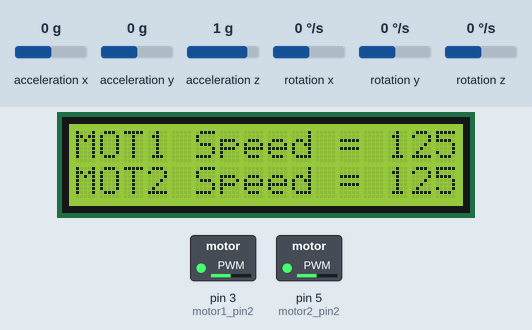
This sketch was run on a simulated Arduino Uno, built with avr-gcc and run on an emulated ATmega328P. On the bench: 16×2 character LCD, switched loads named in the sketch (green lamp = pin HIGH). Inputs (shaded band) come from the test bench; at power-on: acceleration x 0 g, acceleration y 0 g, acceleration z 1 g, rotation x 0 °/s, rotation y 0 °/s, rotation z 0 °/s. What the sketch prints to the serial monitor is not drawn.

Above: at 7.2 s.
7.3 s: acceleration x set to -1.4 g
At 8.0 s:
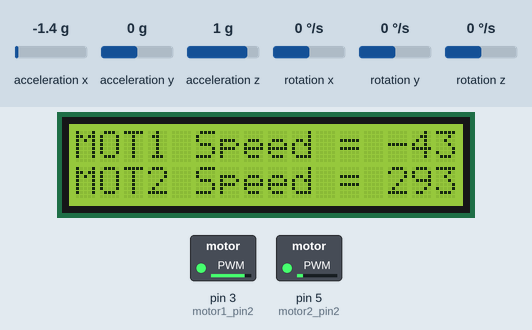
9.1 s: acceleration x set to -1.2 g
At 10.4 s:
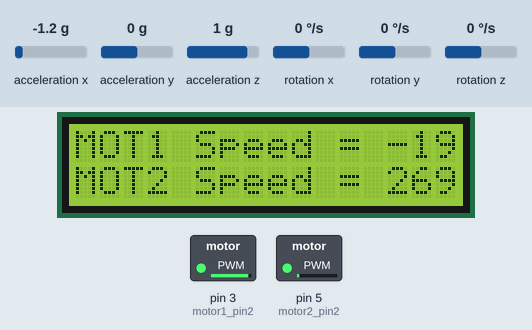
10.9 s: acceleration x set to -0.9 g
At 11.6 s:
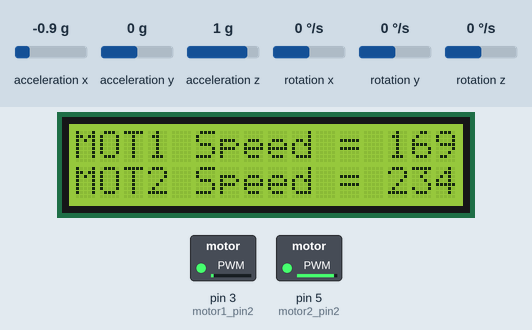
Timing chart, 0 to 13.9 s (numbered marks = the images above; inputs shaded):
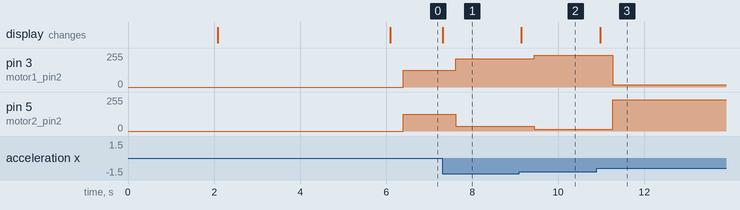

The sketch:

DC_imu.ino
```cpp
#include <Wire.h>
#include <MPU6050.h>
#include<LiquidCrystal.h> // lcd Header
LiquidCrystal lcd(13,12,11,10,9,8); // pins for LCD Connection

#define motor1_pin1 2
#define motor1_pin2 3
#define motor2_pin1 4
#define motor2_pin2 5

MPU6050 gy_521;

int16_t ax, ay, az;
int16_t gx, gy, gz;

int motor1_speed;
int motor2_speed;

void setup ( )
{
Wire.begin( );

lcd.begin(16,2); //initializing lcd
Serial.begin(9600); // initializing serial
lcd.print("Initializing.....");
delay(2000);
lcd.clear();

Serial.println ("Initializing MPU and testing connections");
// Initialize MPU6050
Serial.println("Initialize MPU6050");
while(!gy_521.begin(MPU6050_SCALE_2000DPS, MPU6050_RANGE_2G))
{
    Serial.println("Could not find a valid MPU6050 sensor, check wiring!");
    delay(500);
}
Serial.println(gy_521.testConnection( ) ? "Successfully Connected" : "Connection failed");
delay(2000);
Serial.print("Reading Values");
delay(2000);
}

void loop ( )
{
gy_521.getMotion6(&ax, &ay, &az, &gx, &gy, &gz);
ax = map(ax, -17000, 17000, -125, 125);

motor1_speed = 125+ax; //To move first motor
motor2_speed = 125-ax; //To move second motor

Serial.print ("Motor1 Speed = ");
lcd.setCursor(0,0);
lcd.print ("MOT1 Speed = ");
Serial.print (motor1_speed, DEC);
lcd.print (motor1_speed, DEC);

Serial.print ("Motor2 Speed = ");
lcd.setCursor(0,1);
lcd.print ("MOT2 Speed = ");
Serial.println (motor2_speed, DEC);
lcd.print (motor2_speed, DEC);
delay(300);
analogWrite (motor1_pin2, motor1_speed);
analogWrite (motor2_pin2, motor2_speed);
delay (300);
}
```

Measured:
- the behaviour switches between -1.1 and -1 g on acceleration x (found by bisection; images 2 and 3)
- after the input at 7.3 s, pin 3 (motor1_pin2): 125/255 → 213/255 after 0.32 s; pin 5 (motor2_pin2): 125/255 → 37/255 after 0.32 s; the display: changes at once (image 1)
- after the input at 9.1 s, pin 3 (motor1_pin2): 213/255 → 237/255 after 0.34 s; pin 5 (motor2_pin2): 37/255 → 13/255 after 0.34 s; the display: changes at once (image 2)
- after the input at 10.9 s, pin 3 (motor1_pin2): 237/255 → 16/255 after 0.37 s; pin 5 (motor2_pin2): 13/255 → 234/255 after 0.37 s; the display: changes after 0.07 s (image 3)
